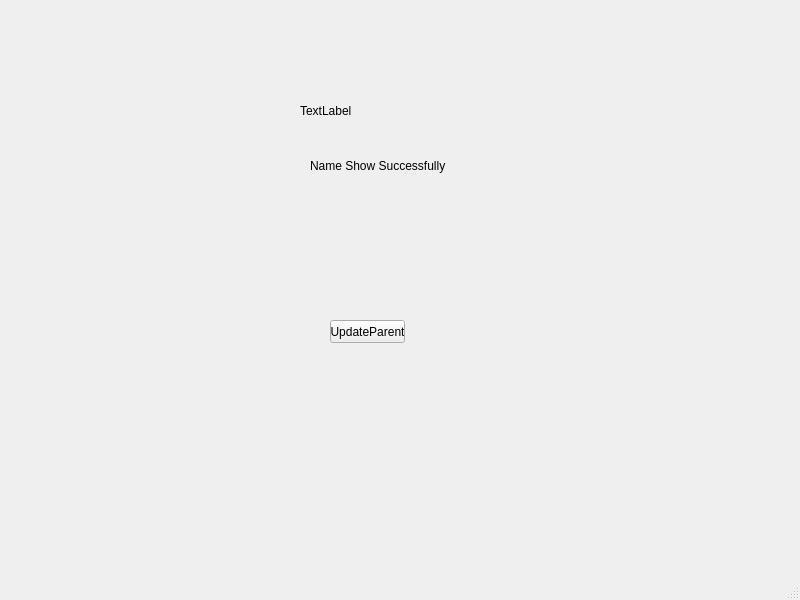
<?xml version="1.0" encoding="UTF-8"?>
<ui version="4.0">
 <class>MainWindow</class>
 <widget class="QMainWindow" name="MainWindow">
  <property name="geometry">
   <rect>
    <x>0</x>
    <y>0</y>
    <width>800</width>
    <height>600</height>
   </rect>
  </property>
  <property name="windowTitle">
   <string>MainWindow</string>
  </property>
  <widget class="QWidget" name="centralwidget">
   <widget class="QLabel" name="label">
    <property name="geometry">
     <rect>
      <x>300</x>
      <y>90</y>
      <width>191</width>
      <height>41</height>
     </rect>
    </property>
    <property name="text">
     <string>TextLabel</string>
    </property>
   </widget>
   <widget class="QLabel" name="label_2">
    <property name="geometry">
     <rect>
      <x>310</x>
      <y>140</y>
      <width>171</width>
      <height>51</height>
     </rect>
    </property>
    <property name="text">
     <string>Name Show Successfully</string>
    </property>
   </widget>
   <widget class="QPushButton" name="updateparentButton">
    <property name="geometry">
     <rect>
      <x>330</x>
      <y>320</y>
      <width>75</width>
      <height>23</height>
     </rect>
    </property>
    <property name="text">
     <string>UpdateParent</string>
    </property>
   </widget>
  </widget>
  <widget class="QStatusBar" name="statusbar"/>
 </widget>
 <resources/>
 <connections/>
</ui>
